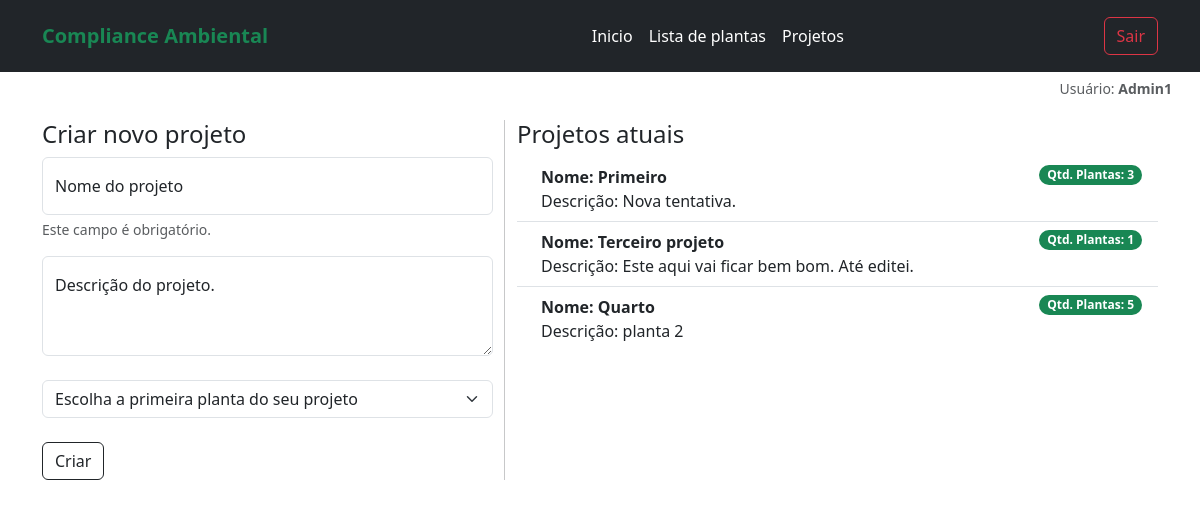
Page /auth/projetos/ (signed in) on the committed database.
### app_plantas/models.py (models this page shows)
class Projetos(models.Model):
    id_projeto = models.AutoField(primary_key=True)
    nome = models.TextField(max_length=100)
    descricao = models.TextField(max_length=1024)
    plantas = models.ManyToManyField(Plantas, related_name="projetos")

### app_plantas/views.py (the view)
# urls.py: path('projetos/', views.projetos, name='projetos'),
@login_required(login_url="/auth/login/")
def projetos(request):
    plantas_list = Plantas.objects.all()
    projetos_list = Projetos.objects.all()
    context = {"plantas_list": plantas_list, "projetos_list": projetos_list}
    return render(request, "users/projetos.html", context)

### app_plantas/templates/users/projetos.html (shortened to what this page needs)
{% extends 'basico/menu.html' %}
{% block content %}
<div class="container">
    <section>
        <div class="row">
            <div class="col-lg-5 col-md-6 mb-5 mb-md-5 mb-lg-0 position-relative">
                <h4>Criar novo projeto</h4>
                <form action="{% url 'criar_projeto' %}" method="post">{% csrf_token %}
                    <div class="form-floating mb-3">
                        <input type="text" class="form-control" id="floatingInput" placeholder="Meu projeto"
                            name="titulo">
                        <label for="floatingInput">Nome do projeto</label>
                        <div id="nomeHelp" class="form-text">Este campo é obrigatório.</div>
                    </div>
                    <div class="form-floating">
                        <textarea class="form-control" placeholder="Deixe uma descrição aqui." id="floatingTextarea2"
                            style="height: 100px" name="descricao"></textarea>
                        <label for="floatingTextarea2">Descrição do projeto.</label>
                    </div>
                    <br>
                    <select class="form-select" aria-label="Default select example" name="planta_select">
                        <option selected>Escolha a primeira planta do seu projeto</option>
                    </select>
                    <br>
                    <button type="submit" class="btn btn-outline-dark">Criar</button>
                </form>
                    {% load static %}
            </div>
            <div class="col-lg-7 col-md-6 mb-5 mb-md-5 mb-lg-0 position-relative">
                <h4>Projetos atuais</h4>
                <ul class="list-group list-group-flush">
                    {% if not projetos_list %}
                    <li class="list-group-item">Você não tem nenhum projeto.</li>
                    {% else %}
                    {% for projeto in projetos_list %}
                    <li class="list-group-item d-flex justify-content-between align-items-start">
                        <div class="ms-2 me-auto">
                            <div class="fw-bold">Nome: {{projeto.nome}}</div>
                            <a href="{% url 'detalhe_projeto' projeto.id_projeto %}"
                                class="link-offset-2 link-offset-3-hover link-underline-opacity-0 link-underline-opacity-75-hover text-reset link-underline-success">
                                Descrição: {{projeto.descricao}}
                            </a>
                        </div>
                        <span class="badge bg-success rounded-pill">
                            Qtd. Plantas: {{ projeto.plantas.count }}
                        </span>
                    </li>
                    {% endfor %}
                    {% endif %}
                </ul>
            </div>
        </div>
    </section>
</div>
{% endblock %}

### app_plantas/templates/basico/menu.html (shortened to what this page needs)
<!doctype html>
<html lang="en">
<head>
    <link href="https://cdn.jsdelivr.net/npm/bootstrap@5.3.0-alpha3/dist/css/bootstrap.min.css" rel="stylesheet"
>
</head>
<body>
    <header class="p-3 text-bg-dark">
        <div class="container">
            <div class="d-flex flex-wrap align-items-center justify-content-lg-start">
                <a href="/"
                    class="d-flex align-items-center mb-2 mb-lg-0 fs-5 fw-semibold text-success text-decoration-none">
                    Compliance Ambiental
                </a>
                {% if user.is_authenticated %}
                <ul class="nav col-12 col-lg-auto me-lg-auto mb-2 justify-content-center mb-md-0">
                    <li class="px-3 text-white"></li>
                    <li><a href="{% url 'plataforma' %}" class="nav-link px-2 text-white">Inicio</a></li>
                    <li><a href="{% url 'plantas' %}" class="nav-link px-2 text-white">Lista de plantas</a></li>
                    <li><a href="{% url 'projetos' %}" class="nav-link px-2 text-white">Projetos</a></li>
                </ul>
                {% endif %}
                <div class="text-end">
                    {% if user.is_authenticated %}
                    <a href="{% url 'logout_app' %}" type="button" role="button" class="btn btn-outline-danger">Sair</a>
                    {% else %}
                    <a href="{% url 'login_app' %}" type="button" role="button"
                        class="btn btn-outline-light me-2">Entrar</a>
                    <a href="{% url 'cadastro' %}" type="button" role="button"
                        class="btn btn-outline-warning">Cadastre-se</a>
                    {% endif %}
                </div>
            </div>
        </div>
    </header>
    <div class="b-example-divider text-end">
        {% if user.is_authenticated %}
        <p class="p-1 fs-6">
            <small class="text-muted me-4">Usuário: <b>{{user.username}}</b></small>
        </p>
        {% else %}
        <br>
        {% endif %}
    </div>
    {% block content %}
    {% endblock %}
</body>
</html>

### rows in the picture
Projetos: nome "Primeiro", descricao "Nova tentativa.", plantas.count "3"
Projetos: nome "Terceiro projeto", descricao "Este aqui vai ficar bem bom. Até editei.", plantas.count "1"
Projetos: nome "Quarto", descricao "planta 2", plantas.count "5"

### other values in the picture
{{ user.username }} "Admin1"
